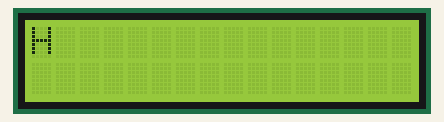
Simulated run of this sketch. Board: Arduino Leonardo, built with avr-gcc and run on an emulated ATmega32U4. Shown: 16×2 character LCD. WiFi joins after 1.5 s; servers stay silent unless stated; uploads are accepted with an empty reply; what the sketch prints to the serial monitor is not drawn. At 9.3 s the program stops and its outputs stay as they are.

Above: at 2.84 s.
At 3.52 s:
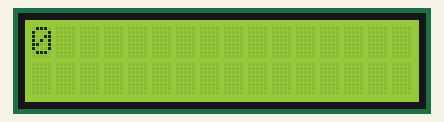
At 4.28 s:
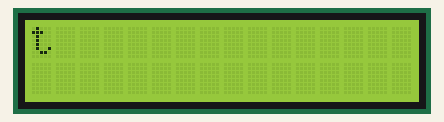
At 4.9 s:
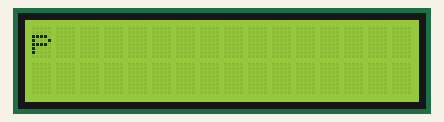
At 6.54 s:
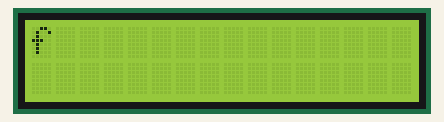
At 8.22 s:
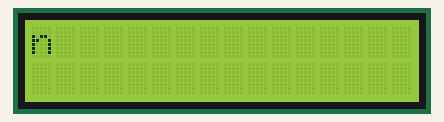

The sketch:

WebClient_LCDShield__PIN10_.ino
```cpp
/*
  Web client

 This sketch connects to a website (http://www.google.com)
 using an Arduino Wiznet Ethernet shield.

 Circuit:
 * Ethernet shield attached to pins 10, 11, 12, 13

 created 18 Dec 2009
 by David A. Mellis
 modified 9 Apr 2012
 by Tom Igoe, based on work by Adrian McEwen

 */
#include <LiquidCrystal.h>
#include <SPI.h>
#include <Ethernet.h>

// initialize the library with the numbers of the interface pins
LiquidCrystal lcd (8, 9, 4, 5, 6, 7);

// Enter a MAC address for your controller below.
// Newer Ethernet shields have a MAC address printed on a sticker on the shield
byte mac[] = { 0xDE, 0xAD, 0xBE, 0xEF, 0xFE, 0xED };
// if you don't want to use DNS (and reduce your sketch size)
// use the numeric IP instead of the name for the server:
//IPAddress server(74,125,232,128);  // numeric IP for Google (no DNS)
char server[] = "www.google.com";    // name address for Google (using DNS)

// Set the static IP address to use if the DHCP fails to assign
IPAddress ip(192,168,0,10);

// Initialize the Ethernet client library
// with the IP address and port of the server
// that you want to connect to (port 80 is default for HTTP):
EthernetClient client;

void setup() {
 // Open serial communications and wait for port to open:
  Serial.begin(9600);
   while (!Serial) {
    ; // wait for serial port to connect. Needed for Leonardo only
  }

  // start the Ethernet connection:
  if (Ethernet.begin(mac) == 0) {
    Serial.println("Failed to configure Ethernet using DHCP");
    // no point in carrying on, so do nothing forevermore:
    // try to congifure using IP address instead of DHCP:
    Ethernet.begin(mac, ip);
  }
  // give the Ethernet shield a second to initialize:
  delay(1000);
  Serial.println("connecting...");

  // if you get a connection, report back via serial:
  if (client.connect(server, 80)) {
    Serial.println("connected");
    // Make a HTTP request:
    client.println("GET /search?q=arduino HTTP/1.1");
    client.println("Host: www.google.com");
    client.println("Connection: close");
    client.println();
  }
  else {
    // kf you didn't get a connection to the server:
    Serial.println("connection failed");
  }
}

void loop()
{
  // if there are incoming bytes available
  // from the server, read them and print them:
  if (client.available()) {
    char c = client.read();
    Serial.print(c);
      // set up the LCD's number of columns and rows:
  lcd.begin(16, 2);
  // Print a message to the LCD.
  lcd.print(c);
  }

  // if the server's disconnected, stop the client:
  if (!client.connected()) {
    Serial.println();
    Serial.println("disconnecting.");
    client.stop();

    // do nothing forevermore:
    while(true);
  }
}
```
